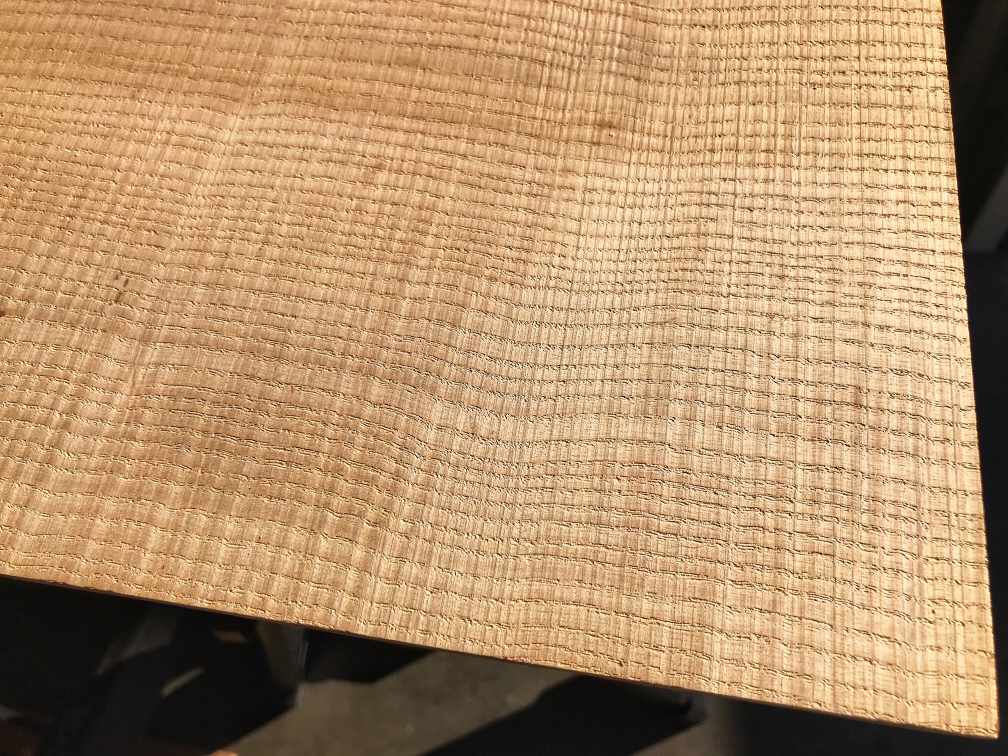
#> input picture assets/woods/ash.jpg, 2016 x 1512 px (shown at 1/2 size); its folder holds 5 pictures in this run
$ python _build_wood_pack.py
#> lines starting #> are read from the running program, lines starting #| are printed output that depends on the picture
"""One-time builder: grade real Wikimedia wood photos and embed them as a zip pack."""

from __future__ import annotations

import base64
import io
import zipfile
from pathlib import Path

import numpy as np
from PIL import Image, ImageEnhance

ROOT = Path(__file__).resolve().parent
SRC = ROOT / "assets" / "woods"


def _hex(hex_color: str) -> np.ndarray:
    value = hex_color.lstrip("#")
    return np.array([int(value[0:2], 16), int(value[2:4], 16), int(value[4:6], 16)], dtype=np.float32)


def _load(name: str) -> Image.Image:
#> called with name = 'ash.jpg'
    return Image.open(SRC / name).convert("RGB")
#> returned value is the input picture: PIL image 2016x1512 RGB; mean R, G, B 181.2, 146, 108


# [45 lines left out: functions _cover, _crop_frac, _tint, _finish, _jpeg, not called in this run]


def build() -> dict[str, bytes]:
    ash = _load("ash.jpg")
    maple = _load("maple.jpg")
#> call 2 of _load, with name = 'maple.jpg'
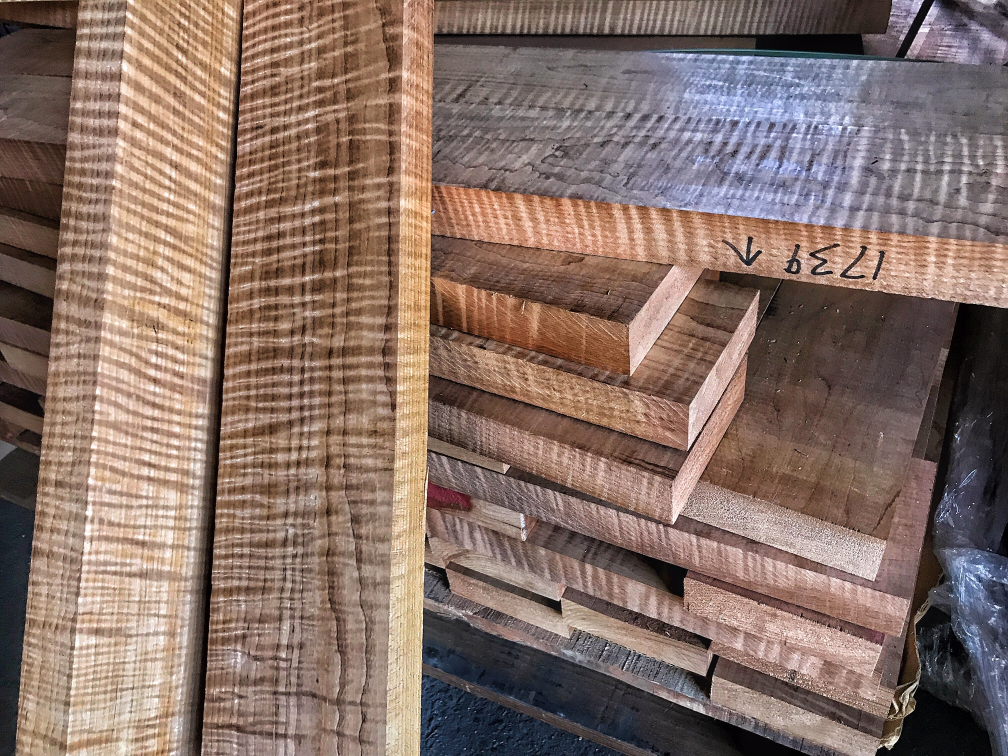
#> input picture assets/woods/maple.jpg, 2016 x 1512 px (shown at 1/2 size)
#> in _load, returned value is the input picture: PIL image 2016x1512 RGB; mean R, G, B 135.2, 112.6, 103.4
    bubinga = _load("bubinga.jpg")
#> call 3 of _load, with name = 'bubinga.jpg'
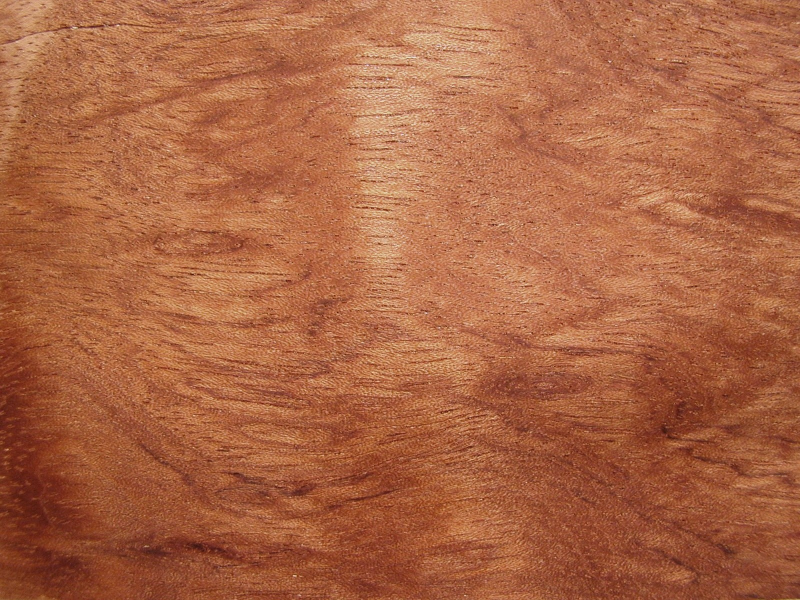
#> input picture assets/woods/bubinga.jpg, 1600 x 1200 px (shown at 1/2 size)
#> in _load, returned value is the input picture: PIL image 1600x1200 RGB; mean R, G, B 171, 101.4, 67.8
    burl = _load("burl.jpg")
    ebony = _load("ebony.jpg")

    buckeye = _cover(_tint(ash, "#6a5344", 0.22), 1920, 1080)
    buckeye = _finish(buckeye, 1.22, 0.92, 0.96)

    zebrano = _cover(_crop_frac(maple, (0.00, 0.08, 1.00, 0.92)), 1800, 720)
    zebrano = _finish(_tint(zebrano, "#c4882a", 0.20), 1.18, 1.12, 1.04)

    redwood = _cover(bubinga, 1100, 1400)
    redwood = _finish(_tint(redwood, "#5a1c16", 0.18), 1.20, 1.12, 0.98)

    poplar = _cover(_crop_frac(burl, (0.08, 0.06, 0.92, 0.94)), 1100, 1400)
    poplar = _finish(_tint(poplar, "#8a6a3a", 0.10), 1.16, 1.04, 1.02)

    spalted = _cover(ebony, 1100, 1400)
    spalted = _finish(_tint(spalted, "#3a2a18", 0.12), 1.28, 0.96, 1.00)

    files = {
        "buckeye_backdrop.jpg": _jpeg(buckeye, 83),
        "zebrano_top.jpg": _jpeg(zebrano, 83),
        "redwood_left.jpg": _jpeg(redwood, 83),
        "poplar_center.jpg": _jpeg(poplar, 83),
        "spalted_right.jpg": _jpeg(spalted, 83),
    }
    for name, data in files.items():
        (SRC / name).write_bytes(data)
        print(f"{name}: {len(data)} bytes")
    return files


# [13 lines left out: function write_pack, not called in this run]


if __name__ == "__main__":
#> (the run stopped early here; a loop or call above may not have finished)
